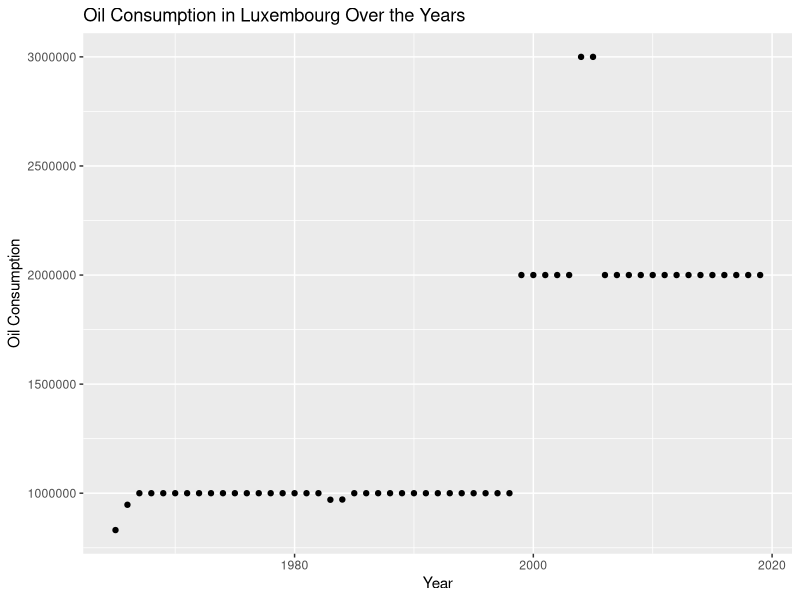
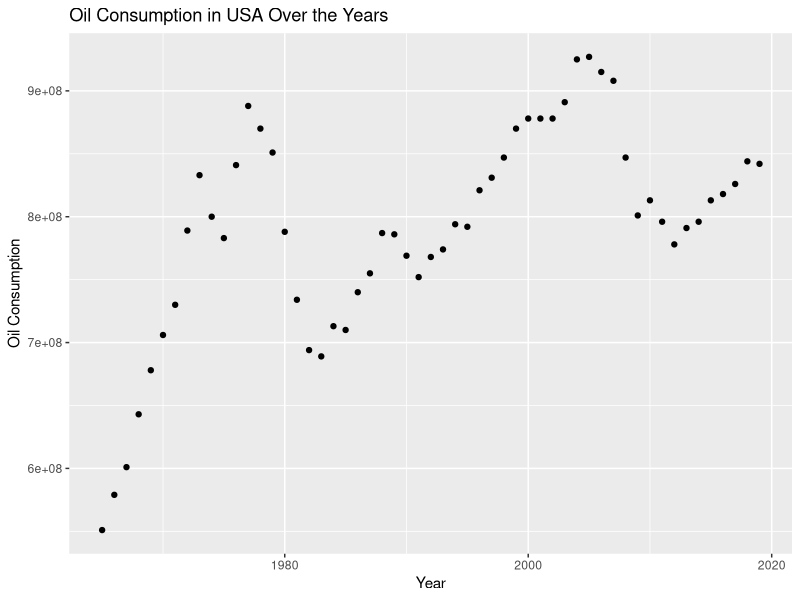
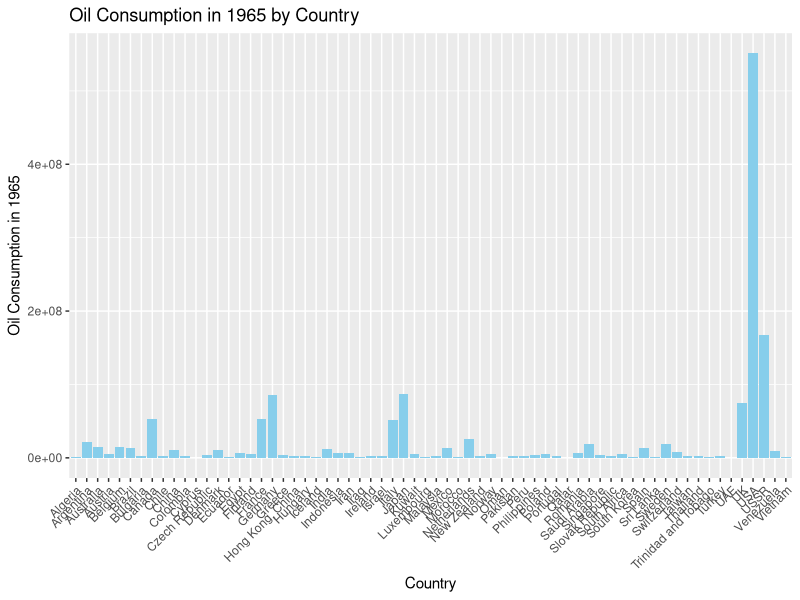
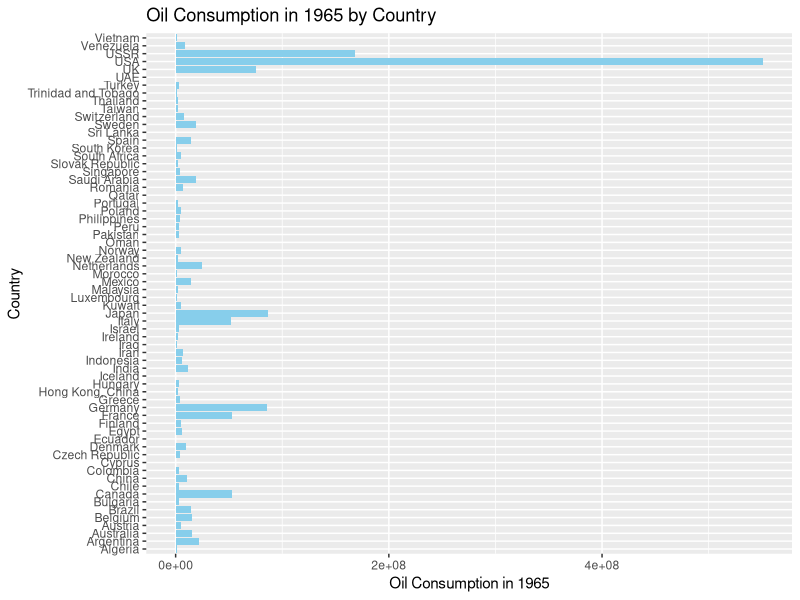
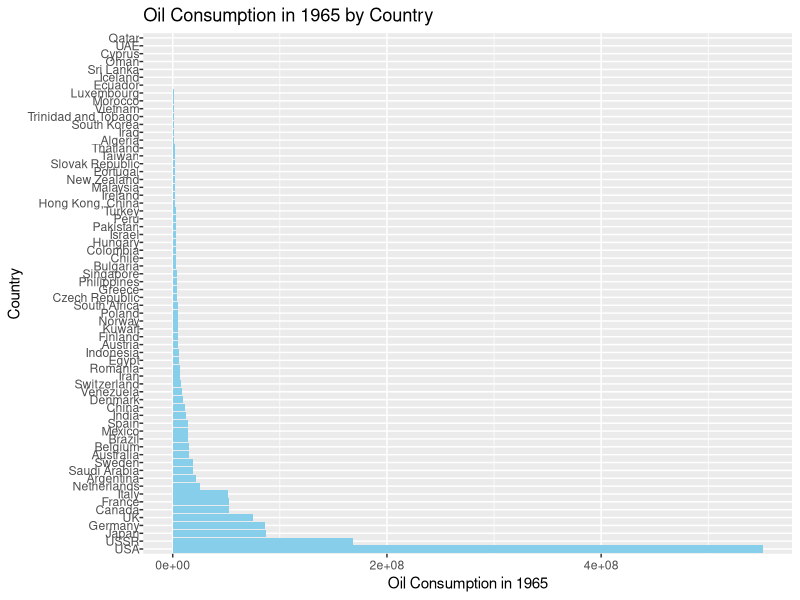
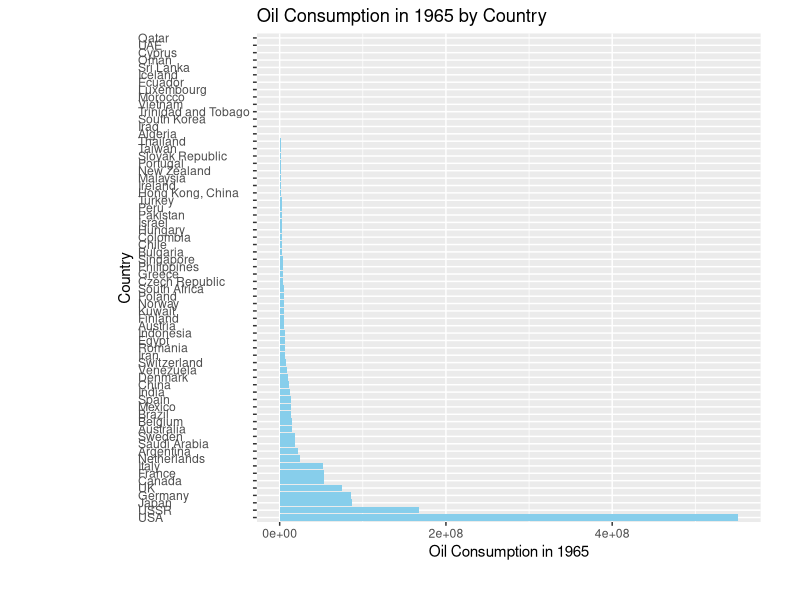
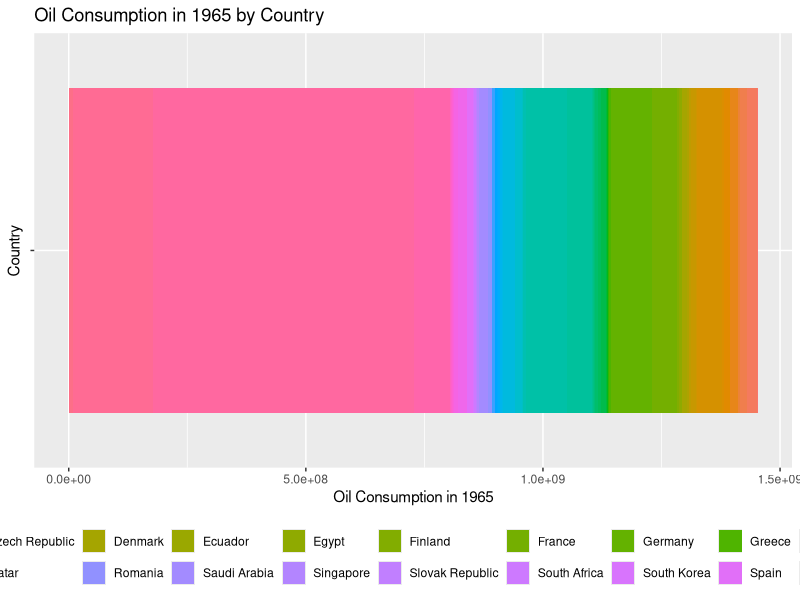
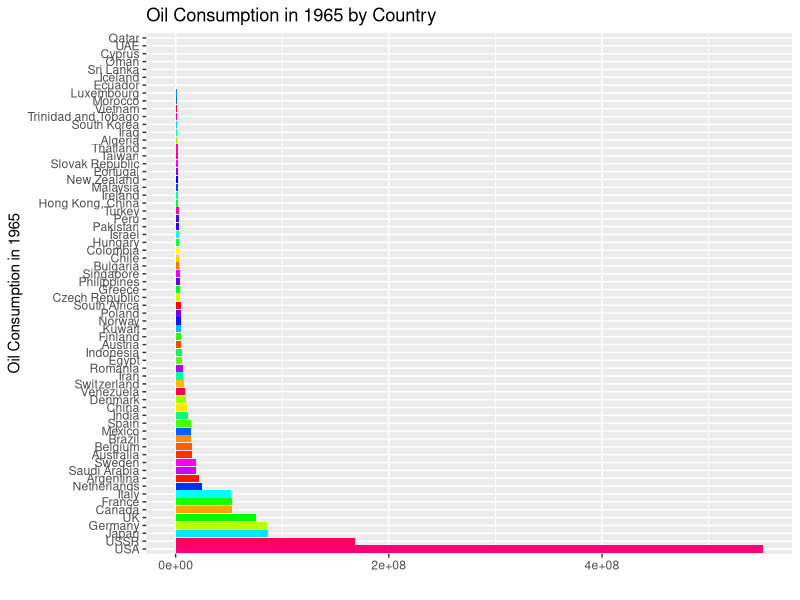

These charts were generated, in order, by the following R code:
## ---- chunk 1
library(tidyverse)
## ---- chunk 2
# Read the CSV file
oil_data <- read.csv("data/oil_consumption_total.csv")
oil_tibble <- as.tibble(oil_data)
print(oil_tibble)

column_names <- colnames(oil_tibble)

# Skip the first element and remove 'X' from the rest
new_column_names <- c("country", substring(column_names[-1], 2))
colnames(oil_tibble) <- new_column_names

oil_tibble <- oil_tibble |> 
  mutate_all(~na_if(.,""))
print(oil_tibble)
# Now, 'oil_tibble' has empty values replaced with NA

# Function to convert units to numeric
convert_units <- function(x) {
  # Extract numeric part
  numeric_part <- as.numeric(str_extract(x, "\\d+"))

  # Extract unit part
  unit_part <- str_extract(x, "[A-Za-z]+")

  # Convert units to multiplier
  multiplier <- case_when(
    toupper(unit_part) == "K" ~ 1e3,
    toupper(unit_part) == "M" ~ 1e6,
    TRUE ~ 1
  )

  # Multiply numeric part with the multiplier
  result <- as.integer(numeric_part * multiplier)

  return(result)
}


oil_tibble <- oil_tibble |> 
  mutate(across(-country, convert_units))

print(oil_tibble)
## ---- chunk 3
library(ggplot2)

lux_data <- oil_tibble |> 
  filter(country == "Luxembourg")

# Extract years and corresponding oil consumption
years <- names(lux_data)[2:length(lux_data)]
#print(years)
oil_consumption <- unlist(lux_data[, 2:length(lux_data)])

# Create a data frame for plotting
lux_plot_data <- data.frame(Year = as.numeric(years), Oil_Consumption = oil_consumption) 
# Plot the data
ggplot(lux_plot_data, aes(x = Year, y = Oil_Consumption)) +
  geom_point() +
  labs(title = "Oil Consumption in Luxembourg Over the Years",
       x = "Year",
       y = "Oil Consumption")

## ---- chunk 4
library(ggplot2)
usa_data <- oil_tibble |> 
  filter(country == "USA")

# Extract years and corresponding oil consumption
years <- names(usa_data)[2:length(usa_data)]
#print(years)
oil_consumption <- unlist(usa_data[, 2:length(usa_data)])

# Create a data frame for plotting
usa_plot_data <- data.frame(Year = as.numeric(years), Oil_Consumption = oil_consumption) 
# Plot the data
ggplot(usa_plot_data, aes(x = Year, y = Oil_Consumption)) +
  geom_point() +
  labs(title = "Oil Consumption in USA Over the Years",
       x = "Year",
       y = "Oil Consumption")

## ---- chunk 5
library(ggplot2)

# Filter rows where oil consumption in 1965 is not NA
plot_data <- oil_tibble |> 
  filter(!is.na(`1965`))

# Plot the data in a bar plot
ggplot(plot_data, aes(x = country, y = `1965`)) +
  geom_bar(stat = "identity", fill = "skyblue") +
  labs(title = "Oil Consumption in 1965 by Country",
       x = "Country",
       y = "Oil Consumption in 1965") +
  theme(axis.text.x = element_text(angle = 45, hjust = 1))  # Rotate x-axis labels for better visibility

## ---- chunk 6
library(ggplot2)

# Filter rows where oil consumption in 1965 is not NA
plot_data <- oil_tibble |> 
  filter(!is.na(`1965`))

# Plot the data in a bar plot with switched x and y values
ggplot(plot_data, aes(x = `1965`, y = country)) +
  geom_bar(stat = "identity", fill = "skyblue") +
  labs(title = "Oil Consumption in 1965 by Country",
       x = "Oil Consumption in 1965",
       y = "Country") +
  theme(axis.text.y = element_text(angle = 0, hjust = 1))  # Adjust y-axis labels if needed

## ---- chunk 7
library(ggplot2)

# Filter rows where oil consumption in 1965 is not NA
plot_data <- oil_tibble |> 
  filter(!is.na(`1965`))

# Plot the data in a horizontal bar plot with switched x and y values
ggplot(plot_data, aes(x = `1965`, y = reorder(country, -`1965`))) +
  geom_bar(stat = "identity", fill = "skyblue") +
  labs(title = "Oil Consumption in 1965 by Country",
       x = "Oil Consumption in 1965",
       y = "Country") +
  theme(axis.text.y = element_text(hjust = 1, margin = margin(t = 0.8, b = 0.1)))  # Adjust y-axis labels
## ---- chunk 8

library(ggplot2)

# Filter rows where oil consumption in 1965 is not NA
plot_data <- oil_tibble |> 
  filter(!is.na(`1965`))

# Plot the data in a horizontal bar plot with switched x and y values
ggplot(plot_data, aes(x = `1965`, y = reorder(country, -`1965`))) +
  geom_bar(stat = "identity", fill = "skyblue") +
  labs(title = "Oil Consumption in 1965 by Country",
       x = "Oil Consumption in 1965",
       y = "Country") +
  theme(axis.text.y = element_text(hjust = 0),
        plot.margin = margin(0.2, 1, 1, 3, unit = "cm"))  # Adjust right margin

## ---- chunk 9
library(ggplot2)

# Filter rows where oil consumption in 1965 is not NA
plot_data <- oil_tibble |> 
  filter(!is.na(`1965`))

# Plot the data in a horizontal bar plot with a legend
ggplot(plot_data, aes(x = `1965`, y = '', fill = country)) +
  geom_bar(stat = "identity") +
  labs(title = "Oil Consumption in 1965 by Country",
       x = "Oil Consumption in 1965",
       y = "Country") +
  theme(legend.position = "bottom") +  # Adjust legend position
  guides(fill = guide_legend(nrow = 2, byrow = TRUE))  # Adjust legend layout


## ---- chunk 10
plot_data <- oil_tibble %>%
  filter(!is.na(`1965`))

# Create a unique color for each country
country_colors <- rainbow(length(unique(plot_data$country)))

# Map colors to countries
plot_data$color <- country_colors[match(plot_data$country, unique(plot_data$country))]

# Plot the data with a combined color legend
ggplot(plot_data, aes(x = `1965`, y = reorder(country, -`1965`), fill = color, group = country)) +
  geom_col() +
  labs(title = "Oil Consumption in 1965 by Country",
       x = "",
       y = "Oil Consumption in 1965") +
  scale_fill_identity() +
  theme(legend.position = "bottom") +
  guides(fill = guide_legend(nrow = 2, byrow = TRUE))  # Adjust the number of rows and layout of the legend


## ---- chunk 11
library(ggplot2)

# Filter rows where oil consumption in 1965 is not NA
plot_data <- oil_tibble %>%
  filter(!is.na(`1965`))

# Order the data by oil consumption in 1965 in descending order and take the top 10
top_10_data <- plot_data |> 
  arrange(desc(`1965`)) |> 
  slice(1:10)

# Plot the data without legend
ggplot(top_10_data, aes(x = `1965`, y = reorder(country, -`1965`), fill = country)) +
  geom_bar(stat = "identity") +
  labs(title = "Top 10 Oil Consumption in 1965",
       x = "Oil Consumption in 1965",
       y = "Country") +
  theme(legend.position = "none")


## ---- chunk 12
library(ggplot2)

# Filter rows where oil consumption in 1965 is not NA
plot_data <- oil_tibble |> 
  filter(!is.na(`1965`))

# Order the data by oil consumption in 1965 in descending order and take the top 10
top_10_data <- plot_data |> 
  arrange(desc(`1965`)) |> 
  slice(1:10)

# Plot the data without legend in a polar bar plot
ggplot(top_10_data, aes(x = "", y = `1965`, fill = country)) +
  geom_bar(stat = "identity", width = 1) +
  coord_polar(theta = "y") +
  labs(title = "Top 10 Oil Consumption in 1965",
       x = NULL,
       y = "Oil Consumption in 1965") +
  theme()

## ---- chunk 13

## ---- chunk 14
library(dplyr)
library(ggplot2)

# Assuming your data frame is named 'your_tibble'
# Filter rows where oil consumption in 1965 and 2015 is not NA
plot_data <- oil_tibble |> 
  filter(!is.na(`1965`) & !is.na(`2015`))

# Calculate the increase in oil consumption from 1965 to 2015
plot_data <- plot_data |> 
  mutate(increase = `2015` - `1965`)

# Order the data by the increase in oil consumption in descending order and take the top 5
top_5_increase <- plot_data |> 
  arrange(desc(increase)) |> 
  slice(1:5)

# Plot the data with legend
ggplot(top_5_increase, aes(x = country, y = increase, fill = country)) +
  geom_bar(stat = "identity") +
  labs(title = "Top 5 Countries with the Most Increase in Oil Consumption (1965 to 2015)",
       x = "Country",
       y = "Increase in Oil Consumption") +
  theme(legend.position = "bottom") +
  scale_fill_manual(values = rainbow(length(unique(top_5_increase$country))))

## ---- chunk 15
library(dplyr)
library(ggplot2)

# Assuming your data frame is named 'your_tibble'
# Filter rows where oil consumption in 1965 and 2015 is not NA
plot_data <- oil_tibble |> 
  filter(!is.na(`1965`) & !is.na(`2015`))

# Calculate the compound annual growth rate (CAGR)
plot_data <- plot_data |> 
  #the compound annual growth rate (CAGR) formula
  mutate(cagr = ((`2015` / `1965`)^(1/51)) - 1)  # Assuming 51 years between 1965 and 2015

# Order the data by CAGR in descending order and take the top 5
top_5_cagr <- plot_data |> 
  arrange(desc(cagr)) |> 
  slice(1:5)

# Plot the data with legend
ggplot(top_5_cagr, aes(x = country, y = cagr, fill = country)) +
  geom_bar(stat = "identity") +
  labs(title = "Top 5 Countries with the Fastest Increase in Oil Consumption (CAGR 1965 to 2015)",
       x = "Country",
       y = "Compound Annual Growth Rate (CAGR)") +
  theme(legend.position = "bottom") +
  scale_fill_manual(values = rainbow(length(unique(top_5_cagr$country))))

## ---- chunk 16
library(tidyverse)
maximal_minimal_temperature <- readxl::read_excel("data/Temperature.xlsx")
print(maximal_minimal_temperature)

